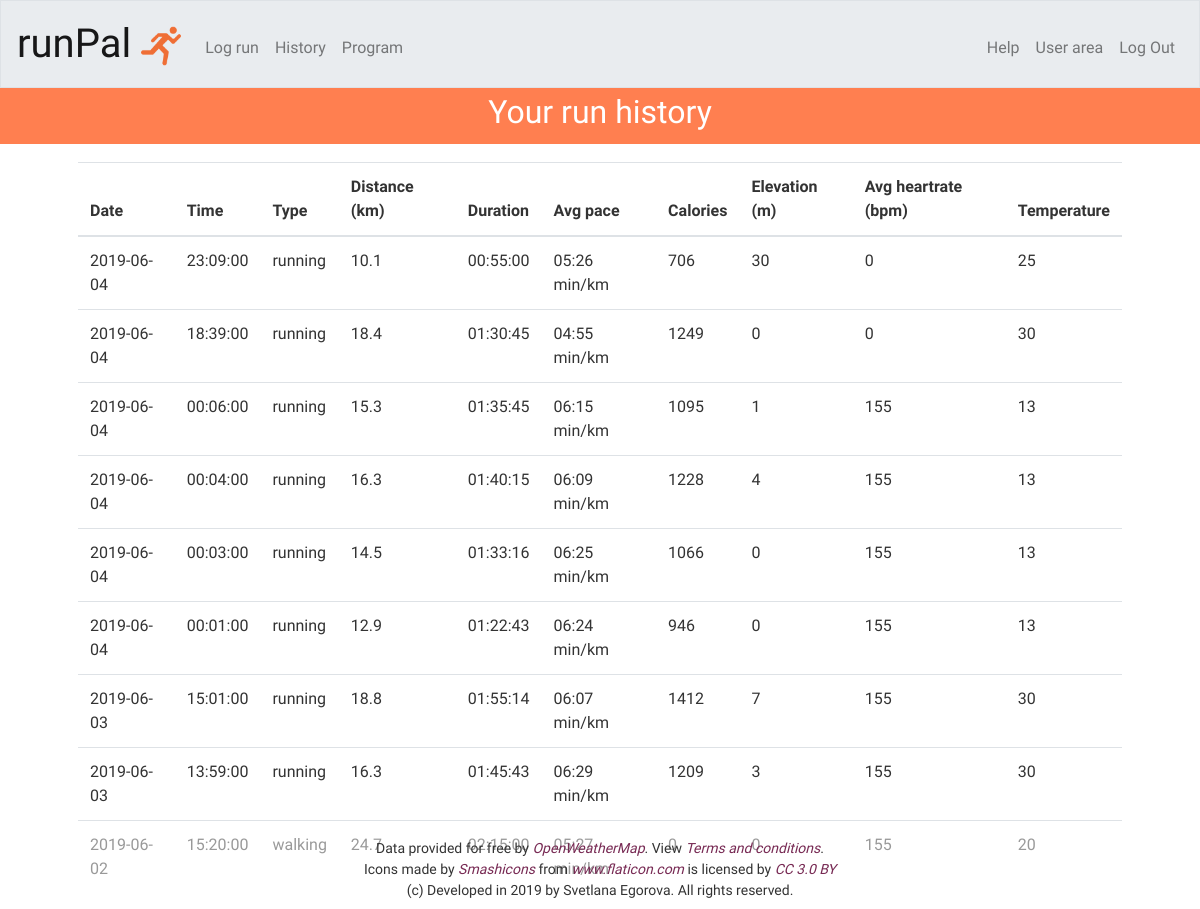
Screenshot of /history (signed in) with the database file from the repository.
### tables this page shows
CREATE TABLE "trainings"
(
	training_id integer not null
		constraint trainings_pk
			primary key autoincrement,
	user_id integer not null,
	type int default 1,
	date bigint default timestamp,
	distance int not null,
	duration int,
	elevation int default 0,
	pace int,
	heartrate_avg int,
	heartrate_high int,
	temperature int,
	humidity float,
	calories int,
	treadmill int,
	latitude float,
	longitude float
, timezone varchar(255));

### application.py (the view)
@app.route("/history", methods=["GET"])
@login_required
def see_history():
    runs = historyRepo.get_runs_by_user_id(session["user_id"])
    run_types = ["", "running", "walking", "hiking/climbing"]
    result = []
    for run in runs:
        run_timezone = timezone(run["timezone"])
        datetime_object = datetime.datetime.fromtimestamp(run["date"], tz=run_timezone)
        result.append({
            "type": run_types[run["type"]],
            "day": datetime_object.date(),
            "time": datetime_object.time(),
            "duration": show_duration(run["duration"]),
            "pace": show_pace(run["pace"]),
            "distance": run["distance"],
            "calories": run["calories"],
            "elevation": run["elevation"],
            "temperature": run["temperature"],
            "heartrate_avg": run["heartrate_avg"]
        })
    return render_template("history.html",
                           runs=result)

### HistoryRepository.py (called while the page is built)
    def get_runs_by_user_id(self, user_id):
        return self.db.execute("SELECT * FROM trainings "
                               "WHERE user_id = :id "
                               "ORDER BY date DESC",
                               id=user_id)

### application.py (called while the page is built)
@app.after_request
def after_request(response):
    response.headers["Cache-Control"] = "no-cache, no-store, must-revalidate"
    response.headers["Expires"] = 0
    response.headers["Pragma"] = "no-cache"
    return response

### helpers.py (called while the page is built)
def login_required(f):
    @wraps(f)
    def decorated_function(*args, **kwargs):
        if session.get("user_id") is None:
            return redirect("/login")
        return f(*args, **kwargs)
    return decorated_function

def show_duration(total_seconds):
    hours = int(total_seconds / 3600)
    hours_adj = str(hours) if int(hours) > 9 else "0" + str(hours)
    minutes = int((total_seconds - hours * 3600) / 60)
    minutes_adj = str(minutes) if int(minutes) > 9 else "0" + str(minutes)
    seconds = total_seconds - hours * 3600 - minutes * 60
    seconds_adj = str(seconds) if int(seconds) > 9 else "0" + str(seconds)
    duration_string = hours_adj + ":" + minutes_adj + ":" + seconds_adj
    return duration_string

def show_pace(pace):
    min_per_km = int(pace / 60)
    minutes_adj = str(min_per_km) if int(min_per_km) > 9 else "0" + str(min_per_km)
    seconds_remainder = pace - min_per_km * 60
    seconds_remainder_adj = str(seconds_remainder) if int(seconds_remainder) > 9 else "0" + str(seconds_remainder)
    pace_string = minutes_adj + ":" + seconds_remainder_adj + " min/km"
    return pace_string

### templates/history.html (shortened to what this page needs)
{% extends "layout.html" %}
{% block main %}
    <p class="text-main-line except-main">Your run history</p>
    <div class="container p-5 under-main-line">
        <table class="table">
            <thead>
            <tr>
                <th scope="col">Date</th>
                <th scope="col">Time</th>
                <th scope="col">Type</th>
                <th scope="col">Distance (km)</th>
                <th scope="col">Duration</th>
                <th scope="col">Avg pace</th>
                <th scope="col">Calories</th>
                <th scope="col">Elevation (m)</th>
                <th scope="col">Avg heartrate (bpm)</th>
                <th scope="col">Temperature</th>
            </tr>
            </thead>
            <tbody>
            {% for item in runs %}
                <tr>
                    <td> {{ item['day'] }} </td>
                    <td> {{ item['time'] }} </td>
                    <td> {{ item['type'] }} </td>
                    <td> {{ item['distance'] }} </td>
                    <td> {{ item['duration'] }} </td>
                    <td> {{ item['pace'] }} </td>
                    <td> {{ item['calories'] }} </td>
                    <td> {{ item['elevation'] }} </td>
                    <td> {{ item['heartrate_avg'] }} </td>
                    <td> {{ item['temperature'] }} </td>
                </tr>
            {% endfor %}
            </tbody>
        </table>
    </div>
{% endblock %}

### templates/layout.html (shortened to what this page needs)
<!DOCTYPE html>
<html lang="en">
    <head>
        <link href="https://stackpath.bootstrapcdn.com/bootswatch/4.3.1/united/bootstrap.min.css" rel="stylesheet">
        <link href="//code.jquery.com/ui/1.12.1/themes/base/jquery-ui.css" rel="stylesheet">
        <link href="/static/styles.css" rel="stylesheet">
    </head>
    <body>
        <nav class="navbar navbar-expand-md navbar-light bg-light border">
            <a class="navbar-brand" href="/">run<span class="red">Pal</span>
                <img src="/static/running.png" class="logo" alt="Logo">
            </a>
            <div class="collapse navbar-collapse" id="navbar">
                {% if session.user_id %}
                    <ul class="navbar-nav mr-auto mt-2">
                        <li class="nav-item"><a class="nav-link" href="/log-run">Log run</a></li>
                        <li class="nav-item"><a class="nav-link" href="/history">History</a></li>
                        <li class="nav-item"><a class="nav-link" href="/programs">Program</a></li>
                    </ul>
                    <ul class="navbar-nav ml-auto mt-2">
                        <li class="nav-item"><a class="nav-link" href="/help">Help</a></li>
                        <li class="nav-item"><a class="nav-link" href="/info">User area</a></li>
                        <li class="nav-item"><a class="nav-link" href="/logout">Log Out</a></li>
                    </ul>
                {% else %}
                    <ul class="navbar-nav ml-auto mt-2">
                        <li class="nav-item"><a class="nav-link" href="/register">Sign up</a></li>
                        <li class="nav-item"><a class="nav-link" href="/login">Log In</a></li>
                    </ul>
                {% endif %}
            </div>
        </nav>
        <main>
            {% block main %}{% endblock %}
        </main>
        <footer class="small navbar fixed-bottom">
            <div>
                Data provided for free by <a class="text-dark font-italic" href="https://openweathermap.org/api/hourly-forecast">OpenWeatherMap</a>.
                View <a class="text-dark font-italic" href="https://openweather.co.uk/storage/app/media/Terms/Openweather_terms_and_conditions_of_sale.pdf">Terms and conditions</a>.
            </div>
            <div>
                Icons made by <a href="https://www.flaticon.com/authors/smashicons" title="Smashicons" class="text-dark font-italic">
                Smashicons</a> from <a href="https://www.flaticon.com/" title="Flaticon" class="text-dark font-italic">www.flaticon.com</a>
                is licensed by <a href="http://creativecommons.org/licenses/by/3.0/" title="Creative Commons BY 3.0"
                                  target="_blank" class="text-dark font-italic">CC 3.0 BY</a>
            </div>
            <div>
                (c) Developed in 2019 by Svetlana Egorova. All rights reserved.
            </div>
        </footer>
    </body>
</html>

### static/styles.css (style rules this page uses)
nav .navbar-brand { font-size: 40px; font-family: 'Kaushan Script', cursive; }
nav .logo { height: 40px; }
main .text-main-line { background-color: coral; color: white; font-family: 'Raleway', sans-serif; font-size: 48px; padding-bottom: 8px; text-align: center; margin-bottom: 0; }
main .except-main { font-size: 32px; font-family: 'Kaushan Script', cursive; }
main .under-main-line { padding-top: 18px !important; padding-bottom: 0px !important; }
main { overflow-x: auto; }
footer { display: grid !important; justify-content: center !important; text-align: center; background: rgba(255,255,255,0.5); }

### rows the page displays
trainings: day "2019-06-04", time "23:09:00", type "running", distance "10.1", duration "00:55:00", pace "05:26 min/km", calories "706", elevation "30", heartrate_avg "0", temperature "25"
trainings: day "2019-06-04", time "18:39:00", type "running", distance "18.4", duration "01:30:45", pace "04:55 min/km", calories "1249", elevation "0", heartrate_avg "0", temperature "30"
trainings: day "2019-06-04", time "00:06:00", type "running", distance "15.3", duration "01:35:45", pace "06:15 min/km", calories "1095", elevation "1", heartrate_avg "155", temperature "13"
trainings: day "2019-06-04", time "00:04:00", type "running", distance "16.3", duration "01:40:15", pace "06:09 min/km", calories "1228", elevation "4", heartrate_avg "155", temperature "13"
trainings: day "2019-06-04", time "00:03:00", type "running", distance "14.5", duration "01:33:16", pace "06:25 min/km", calories "1066", elevation "0", heartrate_avg "155", temperature "13"
trainings: day "2019-06-04", time "00:01:00", type "running", distance "12.9", duration "01:22:43", pace "06:24 min/km", calories "946", elevation "0", heartrate_avg "155", temperature "13"
trainings: day "2019-06-03", time "15:01:00", type "running", distance "18.8", duration "01:55:14", pace "06:07 min/km", calories "1412", elevation "7", heartrate_avg "155", temperature "30"
trainings: day "2019-06-03", time "13:59:00", type "running", distance "16.3", duration "01:45:43", pace "06:29 min/km", calories "1209", elevation "3", heartrate_avg "155", temperature "30"
trainings: day "2019-06-02", time "15:20:00", type "walking", distance "24.7", duration "02:15:00", pace "05:27 min/km", calories "0", elevation "0", heartrate_avg "155", temperature "20"
